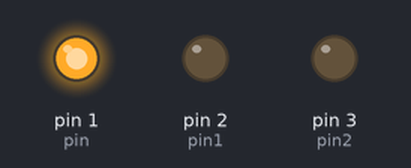
Bench run of a sketch on a simulated Arduino Uno, built with avr-gcc and run on an emulated ATmega328P. Parts: output pins drawn as LEDs (lit = HIGH).

Above: at 6.0 s.
At 13.2 s:
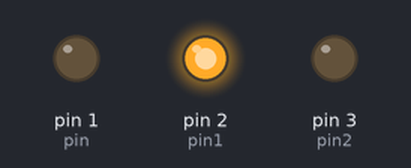
At 14.7 s:
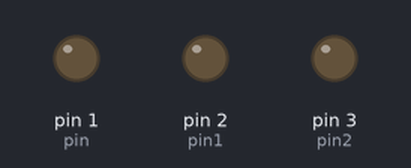
At 21.0 s:
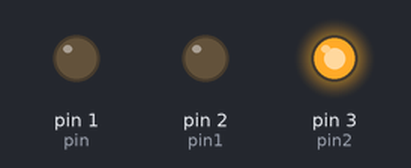
Timing chart, 0 to 35.1 s (numbered marks = the images above):
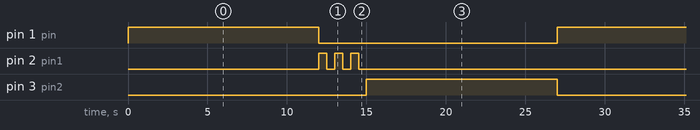

The sketch:

traffic.ino
```cpp
const int pin=1;
const int pin1=2;
const int pin2=3;

void setup() {
  // put your setup code here, to run once:
  pinMode(pin,OUTPUT);
  pinMode(pin1,OUTPUT);
  pinMode(pin2,OUTPUT);


}

void loop() {
  // put your main code here, to run repeatedly :
  digitalWrite(pin,HIGH);
  delay(12000);
  digitalWrite(pin,LOW);
  digitalWrite(pin1,HIGH);
  delay(500);
  digitalWrite(pin1,LOW);
  delay(500);
  digitalWrite(pin1,HIGH);
  delay(500);
  digitalWrite(pin1,LOW);
  delay(500);
  digitalWrite(pin1,HIGH);
  delay(500);
  digitalWrite(pin1,LOW);
  delay(500);
  digitalWrite(pin2,HIGH);
  delay(12000);
  digitalWrite(pin2,LOW);


}
```

Measured:
- by itself, pin 1 (pin), pin 3 (pin2): alternates HIGH for 12.0 s and LOW for 15.0 s
- by itself, pin 2 (pin1): repeats every 27.0 s: 2 × (LOW 0.50 s, HIGH 0.50 s), LOW 24.5 s, HIGH 0.50 s
- by itself, everything shown: repeats every 27.0 s, in 9 steps
